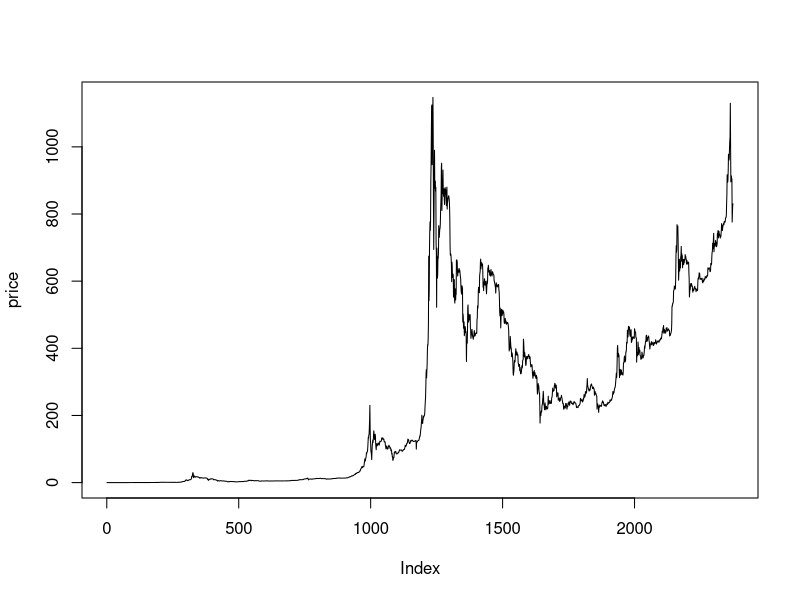
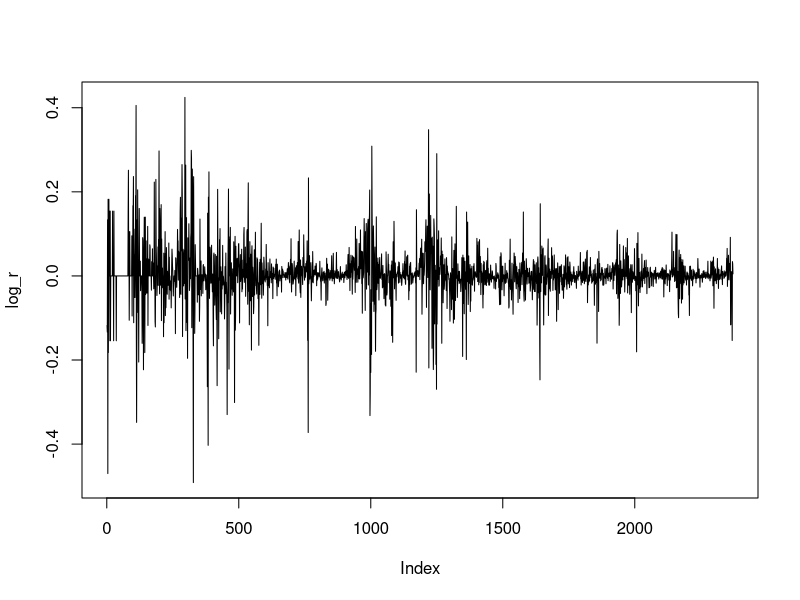
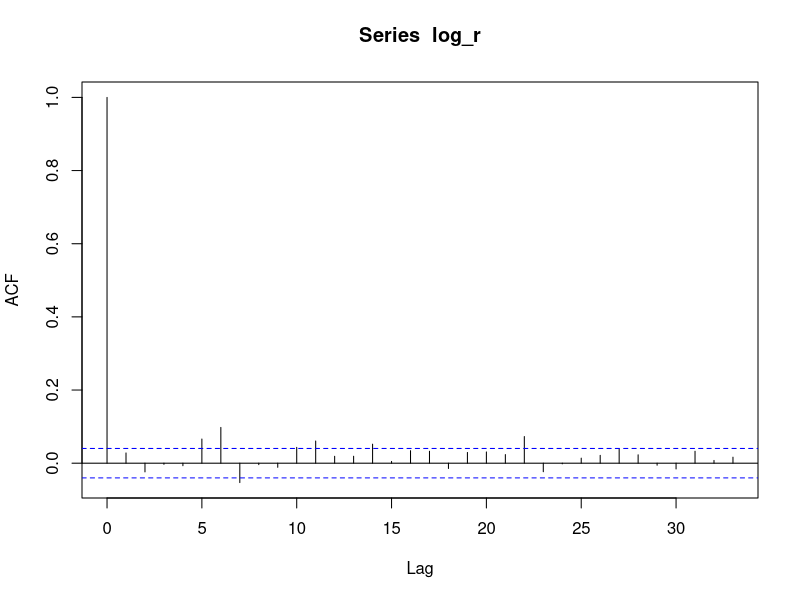
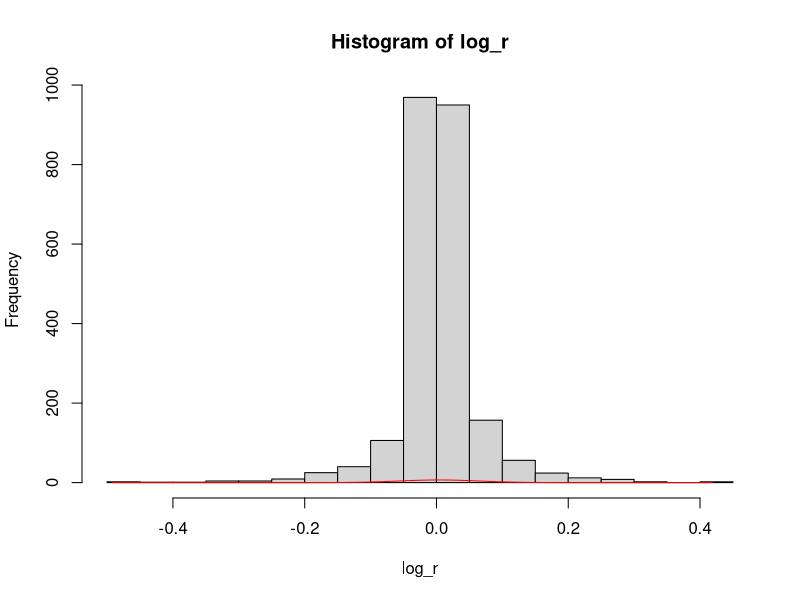
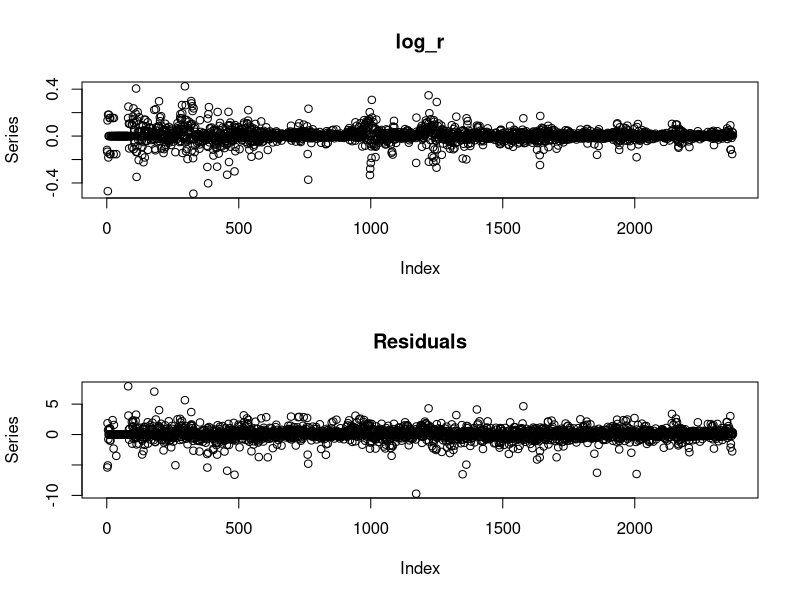
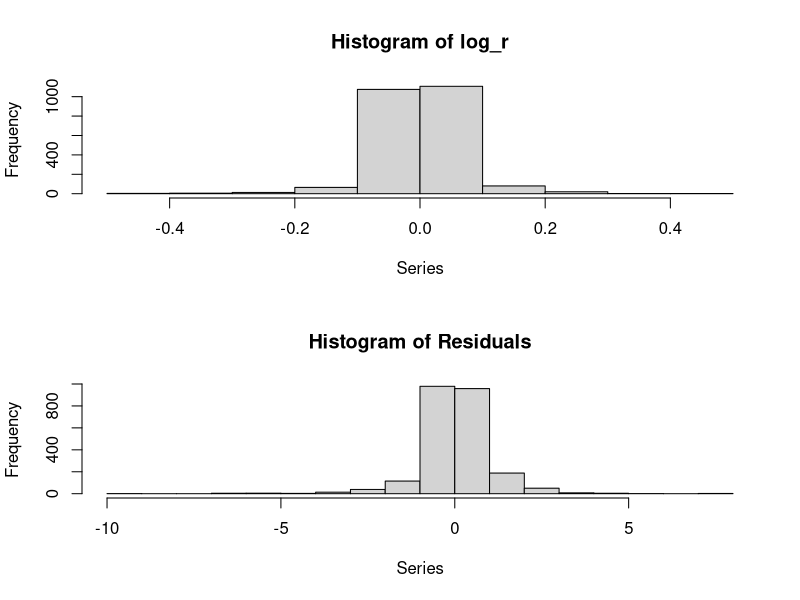
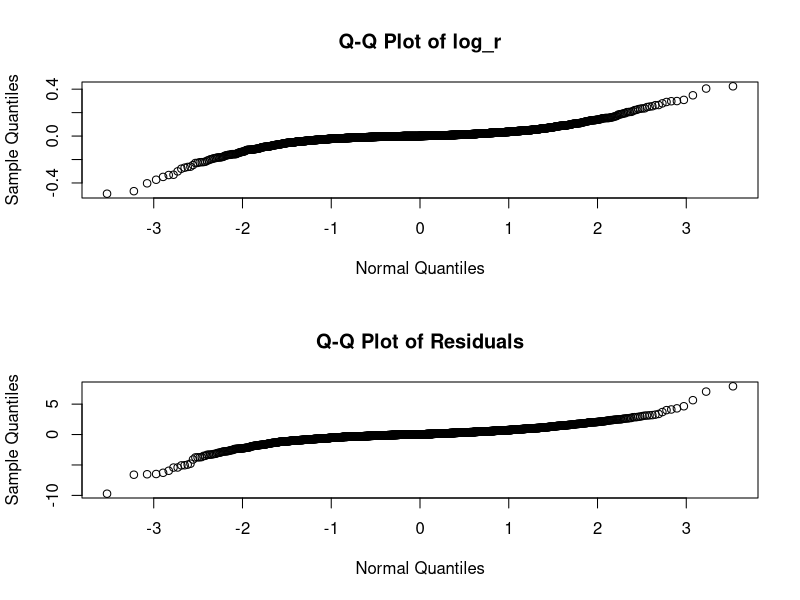
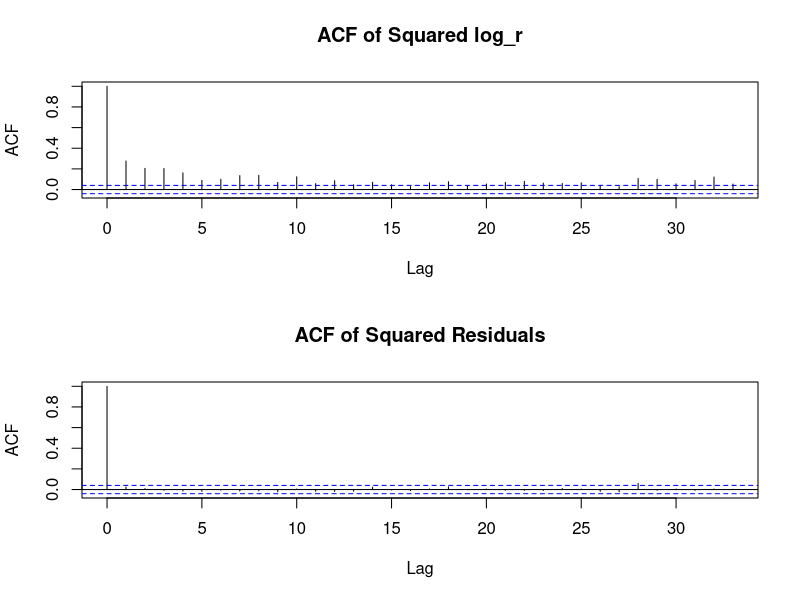

These charts were generated, in order, by the following R code: (Note: this script raises an error after producing the figures.)
library(tseries)
library(MASS)
library(stats)
library(fGarch)

date_price <- read.csv("dataa.csv", sep=",")
price <- date_price[1:2373,2]
plot(price,type='l')

log_r <- diff(log(price))
plot(log_r, type='l')
acf(log_r)

hist(log_r, breaks = 20)
osx<-seq(min(log_r),max(log_r), 0.01)
lines(osx, dnorm(osx, mean(log_r),sd(log_r)),col='red')
      

ks.test(log_r, pnorm, mean(log_r), sd(log_r), alternative = "two.sided")
ks.test(log_r, plnorm, mean(log_r), sd(log_r), alternative = "two.sided")
ks.test(log_r, pt, df = 3, alternative = "two.sided")

fitdistr(log_r, "t") #1.2259...
ks.test(log_r, pt, df = 1, alternative = "two.sided")
ks.test(log_r, pt, df = 2, alternative = "two.sided")


  ###test 1 - garch(1,1) ####
garch11 <- garch(log_r)
summary(garch11)  # ARCH effects are filtered. However, 
plot(garch11)     # conditional normality seems to be violated


  #### prediction ###
g = garchFit(~garch(1,1), log_r, cond.dist= "norm", include.mean=FALSE, trace=FALSE)  
omega = g@fit$matcoef[1,1]
alpha = g@fit$matcoef[2,1]
beta = g@fit$matcoef[3,1]

alpha+beta ### tesne>1 !!!!

sigma = omega + alpha * log_r[2372]^2 + beta*g@h.t[2372]   #compute sigma^2 for t+1
print(sigma)


##### testin prediction with 2000 data ###
g2 = garchFit(~garch(1,1), log_r[1:2000], cond.dist= "norm", include.mean=FALSE, trace=FALSE)  
omega2 = g2@fit$matcoef[1,1]
alpha2 = g2@fit$matcoef[2,1]
beta2 = g2@fit$matcoef[3,1]

alpha2+beta2 ###tesne >1 !!!!

sigma2 = omega2 + alpha2 * log_r[2000]^2 + beta2*g@h.t[2000]   #compute sigma^2 for t+1
print(sigma2)
plot(g2)
